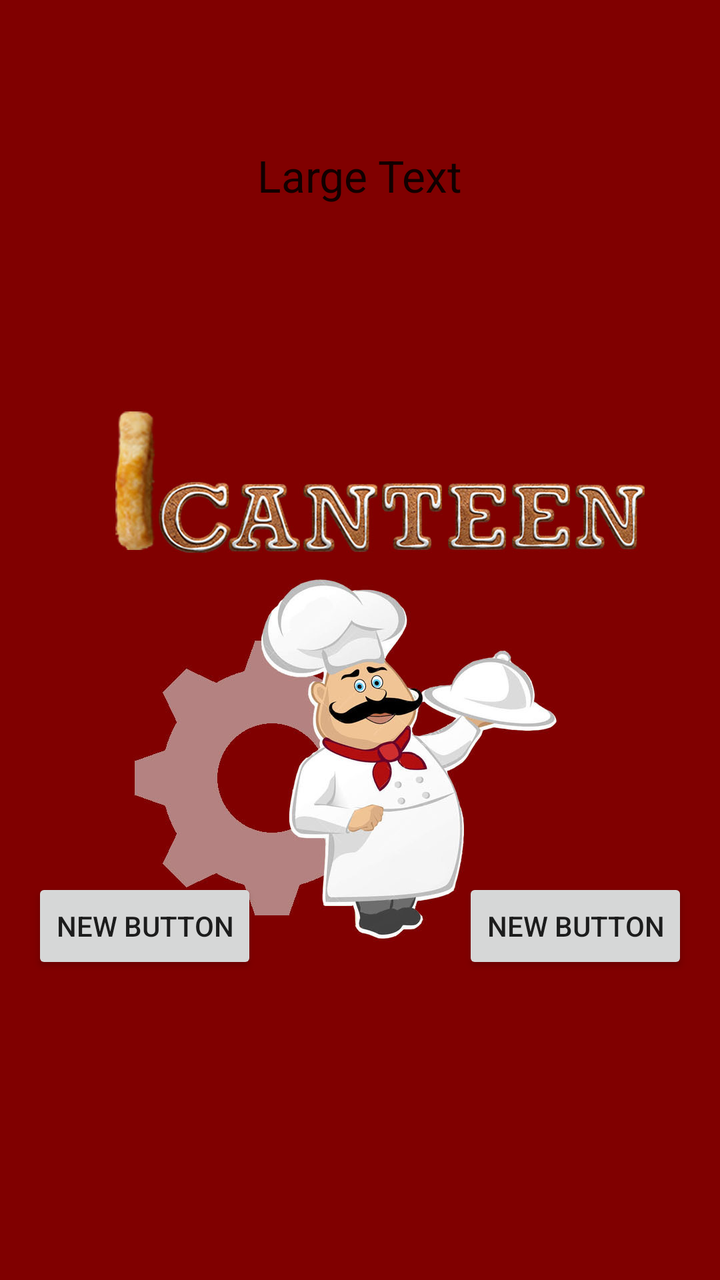
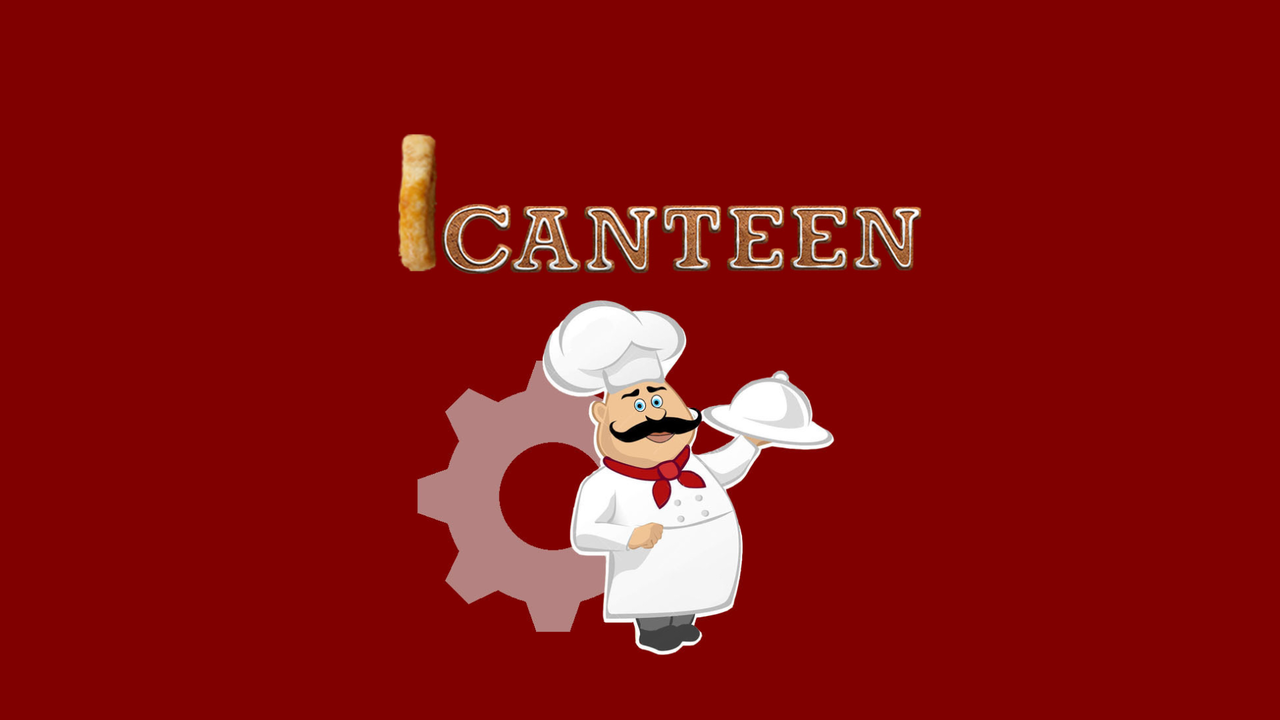

Two renders of one Android screen. The first uses the default layout on a phone; the second uses the alternative layout the repository ships for a different screen configuration, on a matching device. The two XML files are below.
<!-- AndroidManifest.xml: application theme Theme.AppCompat.Light.NoActionBar -->
<!-- res/layout/activity_main.xml -->
<?xml version="1.0" encoding="utf-8"?>
<RelativeLayout xmlns:android="http://schemas.android.com/apk/res/android"
    xmlns:tools="http://schemas.android.com/tools"
    android:layout_width="match_parent"
    android:layout_height="match_parent"

    tools:context=".MainActivity"
    android:background="#800000">

    <Button
        android:layout_width="wrap_content"
        android:layout_height="wrap_content"
        android:text="New Button"
        android:id="@+id/button"
        android:layout_marginBottom="153dp"
        android:layout_alignParentBottom="true"
        android:layout_toRightOf="@+id/textView"
        android:layout_toEndOf="@+id/textView" />

    <Button
        android:layout_width="wrap_content"
        android:layout_height="wrap_content"
        android:text="New Button"
        android:id="@+id/button2"
        android:layout_alignTop="@+id/button"
        android:layout_toLeftOf="@+id/textView"
        android:layout_toStartOf="@+id/textView" />

    <TextView
        android:layout_width="wrap_content"
        android:layout_height="wrap_content"
        android:textAppearance="?android:attr/textAppearanceLarge"
        android:text="Large Text"
        android:id="@+id/textView"
        android:layout_alignParentTop="true"
        android:layout_centerHorizontal="true"
        android:layout_marginTop="73dp" />

    <ImageView
    android:layout_width="fill_parent"
    android:layout_height="wrap_content"
    android:src="@drawable/main" />
</RelativeLayout>
<!-- resources referenced by this layout -->
<resources>
  <!-- drawable main: jpg bitmap (drawable-mdpi, 116987 bytes) -->
</resources>
<!-- res/layout-land/activity_main.xml (the author's variant of the layout above) -->
<!-- drawn on the phone turned sideways -->
<?xml version="1.0" encoding="utf-8"?>
<LinearLayout xmlns:android="http://schemas.android.com/apk/res/android"
    android:orientation="horizontal" android:layout_width="match_parent"
    android:layout_height="match_parent"
    android:background="#800000"
    android:weightSum="1">

    <ImageView
        android:layout_width="wrap_content"
        android:layout_height="wrap_content"
        android:src="@drawable/main"
        android:layout_alignParentTop="true"
        android:layout_alignParentLeft="true"
        android:layout_alignParentStart="true"
        android:id="@+id/imageView2" />

    <LinearLayout
        android:orientation="vertical"
        android:layout_width="wrap_content"
        android:layout_height="match_parent"
        android:layout_weight="0.94"
        android:weightSum="1">

        <ImageButton
            android:id="@+id/imageButton"
            android:layout_width="203dip"
            android:layout_height="56dip"
            android:background="@drawable/choose"
            android:onClick="clickChoose"
            android:layout_marginLeft="10dip"


            android:layout_marginTop="100dip"
            android:layout_centerHorizontal="true"/>

        <ImageButton
            android:id="@+id/imageButton2"
            android:layout_width="203dip"
            android:layout_height="56dip"
            android:src="@drawable/random"
            android:onClick="clickRandom"
            android:background="#800000"
            android:layout_marginLeft="10dip"
            android:layout_marginTop="20dip"
            android:layout_marginBottom="59dp"
            android:layout_alignParentBottom="true"
            android:layout_centerHorizontal="true" />
    </LinearLayout>

</LinearLayout>
<!-- resources referenced by the variant -->
<!-- as the phone turned sideways resolves them -->
<resources>
  <!-- drawable choose: jpg bitmap (drawable-mdpi, 30413 bytes) -->
  <!-- drawable main: jpg bitmap (drawable-mdpi, 116987 bytes) -->
  <!-- drawable random: jpg bitmap (drawable-mdpi, 30931 bytes) -->
</resources>
